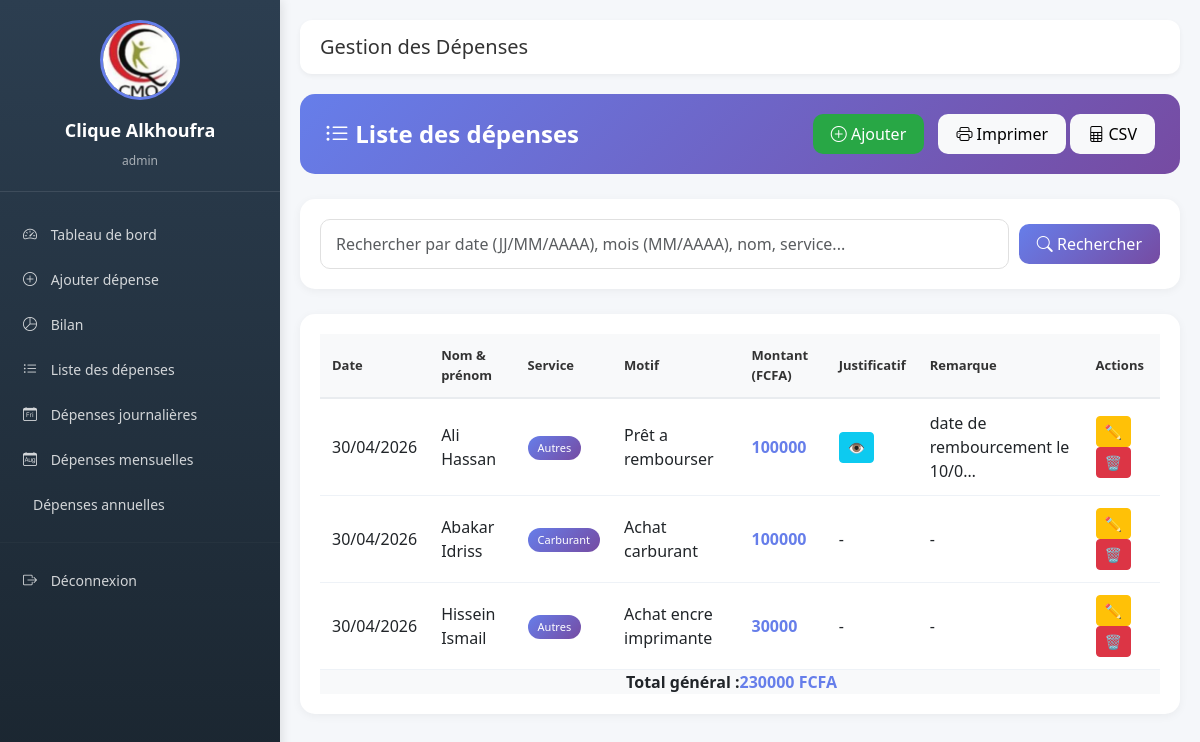
/liste/ (signed in), run on the app's committed database.
### depenses/models.py (models this page shows, shortened)
class Depense(models.Model):
    SERVICES = [
        ('SERVICE_CLINIQUE', 'Service Clinique'),
        ('LABORATOIRE', 'Laboratoire'),
        ('CHIRURGIE_INFIRMERIE', 'Chirurgie et Infirmerie'),
        ('CARBURANT', 'Carburant'),
        ('MAINTENANCE', 'Maintenance'),
        ('LOCATION', 'Location'),
        ('CAMPUS_MEDECIN', 'Campus Médecin'),
        ('TAXES', 'Taxes'),
        ('SALAIRE', 'Salaire'),
        ('RECEPTION', 'Réception'),
        ('HYGIENE', 'Hygiène'),
        ('AUTRES', 'Autres'),
    ]
    date = models.DateField(default=timezone.now)
    nom_prenom = models.CharField(max_length=200, verbose_name="Nom et prénom")
    service = models.CharField(max_length=50, choices=SERVICES, default='AUTRES')
    motif_depense = models.TextField(verbose_name="Motif de la dépense")
    montant = models.DecimalField(max_digits=10, decimal_places=2)
    remarque = models.TextField(blank=True, null=True)
    nom_utilisateur = models.ForeignKey(User, on_delete=models.CASCADE)
    created_at = models.DateTimeField(auto_now_add=True)
    updated_at = models.DateTimeField(auto_now=True)
    justificatif = models.FileField(
        upload_to=upload_justificatif_path,
        verbose_name="Justificatif (facture, reçu)",
        blank=True,
        null=True,
        help_text="Formats acceptés: PDF, JPG, PNG, JPEG (max 5MB)"
    )
    justificatif_nom = models.CharField(max_length=255, blank=True, null=True)
    class Meta:
        ordering = ['-date']
        verbose_name = "Dépense"
        verbose_name_plural = "Dépenses"

### depenses/views.py (the view, shortened to what this page needs)
# urls.py: path('liste/', views.liste_depenses, name='liste_depenses'),
@login_required
def liste_depenses(request):
    if request.method == 'POST':
        form = DepenseForm(request.POST, request.FILES)
        if form.is_valid():
            depense = form.save(commit=False)
            depense.nom_utilisateur = request.user
            depense.save()
            messages.success(request, "Dépense ajoutée avec succès.")
            return redirect('liste_depenses')
        else:
            messages.error(request, "Erreur dans le formulaire.")
    else:
        form = DepenseForm(initial={'date': timezone.now().date()})
    recherche = request.GET.get('recherche', '')
    depenses = Depense.objects.filter(nom_utilisateur=request.user)
    recherche_value = ''
    total = depenses.aggregate(Sum('montant'))['montant__sum'] or 0
    context = {
        'depenses': depenses,
        'total': total,
        'recherche_value': recherche_value,
        'form': form,
        'date_aujourdhui': timezone.now().date(),
    }
    return render(request, 'depenses/liste_depenses.html', context)

### depenses/forms.py (shortened to what this page needs)
class DepenseForm(forms.ModelForm):
    class Meta:
        model = Depense
        fields = ['date', 'nom_prenom', 'service', 'motif_depense', 'montant', 'remarque', 'justificatif']
        widgets = {
            'date': forms.DateInput(attrs={'type': 'date', 'class': 'form-control'}),
            'nom_prenom': forms.TextInput(attrs={'class': 'form-control', 'placeholder': 'Nom et prénom'}),
            'service': forms.Select(attrs={'class': 'form-control'}),
            'motif_depense': forms.Textarea(attrs={'class': 'form-control', 'rows': 3, 'placeholder': 'Motif de la dépense'}),
            'montant': forms.NumberInput(attrs={'class': 'form-control', 'placeholder': 'Montant en FCFA'}),
            'remarque': forms.Textarea(attrs={'class': 'form-control', 'rows': 2, 'placeholder': 'Remarques (optionnel)'}),
            'justificatif': forms.FileInput(attrs={'class': 'form-control', 'accept': '.pdf,.jpg,.jpeg,.png'}),
        }

### depenses/templates/depenses/liste_depenses.html (shortened to what this page needs)
{% extends 'depenses/base.html' %}
{% load static %}
{% block content %}
<div class="page-container">
    <div class="page-header no-print">
        <h2><i class="bi bi-list-ul"></i> Liste des dépenses</h2>
        <div class="btn-actions">
            <a href="{% url 'ajouter_depense' %}" class="btn btn-success btn-custom btn-add">
                <i class="bi bi-plus-circle"></i> Ajouter
            </a>
            <button onclick="window.print();" class="btn btn-light btn-custom">
                <i class="bi bi-printer"></i> Imprimer
            </button>
            <button onclick="exporterCSV()" class="btn btn-light btn-custom">
                <i class="bi bi-file-spreadsheet"></i> CSV
            </button>
        </div>
    </div>
    <div class="search-card no-print">
        <form method="get">
            <div class="search-input-group">
                <input type="text" name="recherche" class="form-control"
                       placeholder="Rechercher par date (JJ/MM/AAAA), mois (MM/AAAA), nom, service..."
                       value="{{ recherche_value }}">
                <button type="submit" class="btn btn-primary btn-custom">
                    <i class="bi bi-search"></i> Rechercher
                </button>
            </div>
        </form>
    </div>
    <div class="table-container">
        <table class="custom-table" id="depensesTable">
            <thead>
                <tr>
                    <th>Date</th>
                    <th>Nom & prénom</th>
                    <th>Service</th>
                    <th>Motif</th>
                    <th>Montant (FCFA)</th>
                    <th class="print-hide">Justificatif</th>
                    <th>Remarque</th>
                    <th class="no-print print-hide">Actions</th>
                </tr>
            </thead>
            <tbody>
                {% for depense in depenses %}
                <tr>
                    <td>{{ depense.date|date:"d/m/Y" }}</td>
                    <td>{{ depense.nom_prenom }}</td>
                    <td><span class="badge-service">{{ depense.get_service_display }}</span></td>
                    <td>{{ depense.motif_depense|truncatechars:50 }}</td>
                    <td class="amount">{{ depense.montant|floatformat:0 }}</td>
                    <td class="print-hide">
                        {% if depense.justificatif %}
                            <a href="{% url 'view_justificatif' depense.pk %}" target="_blank" class="btn btn-sm btn-info">👁️</a>
                        {% else %}
                            -
                        {% endif %}
                    </td>
                    <td>{{ depense.remarque|default:"-"|truncatechars:30 }}</td>
                    <td class="no-print print-hide">
                        <a href="{% url 'modifier_depense' depense.pk %}" class="btn btn-sm btn-warning">✏️</a>
                        <a href="{% url 'supprimer_depense' depense.pk %}" class="btn btn-sm btn-danger">🗑️</a>
                    </td>
                </tr>
                {% empty %}
                <tr>
                    <td colspan="8" class="text-center">Aucune dépense trouvée</td>
                </tr>
                {% endfor %}
            </tbody>
            <tfoot>
                <tr class="table-footer">
                    <td colspan="4" class="text-end"><strong>Total général :</strong></td>
                    <td colspan="4"><strong class="amount">{{ total|floatformat:0 }} FCFA</strong></td>
                </tr>
            </tfoot>
        </table>
    </div>
</div>
{% endblock %}

### depenses/templates/depenses/base.html (shortened to what this page needs)
{% load static %}
{% load django_bootstrap5 %}
<!DOCTYPE html>
<html lang="fr">
<head>
    {% bootstrap_css %}
    <link rel="stylesheet" href="{% static 'depenses/css/style.css' %}">
    <link rel="stylesheet" href="https://cdn.jsdelivr.net/npm/bootstrap-icons@1.11.3/font/bootstrap-icons.min.css">
</head>
<body>
{% if user.is_authenticated %}
    <div class="sidebar">
        <div class="sidebar-logo">
            <img src="{% static 'depenses/images/logo1.jpg' %}" alt="Logo">
            <h5>Clique Alkhoufra</h5>
            <small>{{ user.username }}</small>
        </div>
        <nav>
            <a href="{% url 'dashboard' %}"><i class="bi bi-speedometer2"></i> Tableau de bord</a>
            <a href="{% url 'ajouter_depense' %}"><i class="bi bi-plus-circle"></i> Ajouter dépense</a>
            <a href="{% url 'bilan' %}"><i class="bi bi-pie-chart"></i> Bilan</a>
            <a href="{% url 'liste_depenses' %}"><i class="bi bi-list-ul"></i> Liste des dépenses</a>
            <a href="{% url 'depenses_journalieres' %}"><i class="bi bi-calendar-day"></i> Dépenses journalières</a>
            <a href="{% url 'depenses_mensuelles' %}"><i class="bi bi-calendar-month"></i> Dépenses mensuelles</a>
            <a href="{% url 'depenses_annuelles' %}"> Dépenses annuelles</a>
            <hr style="margin: 15px 0; border-color: rgba(255,255,255,0.1);">
            <a href="{% url 'logout' %}"><i class="bi bi-box-arrow-right"></i> Déconnexion</a>
        </nav>
    </div>
    <div class="content">
        <div class="main-header">
            <h1>Gestion des Dépenses</h1>
        </div>
        {% block content %}
        {% endblock %}
    </div>
{% else %}
    {% block auth_content %}{% endblock %}
{% endif %}
</body>
</html>

### static/depenses/css/style.css (style rules this page uses)
.btn-primary { background: linear-gradient(135deg, #667eea 0%, #764ba2 100%); border: none; transition: transform 0.3s ease; }

### depenses/templates/depenses/base.html (style rules this page uses)
* { margin: 0; padding: 0; box-sizing: border-box; }
body { font-family: 'Segoe UI', Tahoma, Geneva, Verdana, sans-serif; background: #f5f7fa; overflow-x: hidden; }
.sidebar { position: fixed; top: 0; left: 0; height: 100vh; width: 280px; background: linear-gradient(180deg, #2c3e50 0%, #1a252f 100%); box-shadow: 2px 0 10px rgba(0,0,0,0.1); transition: all 0.3s ease; overflow-y: auto; z-index: 1000; }
.sidebar a { color: rgba(255,255,255,0.8); text-decoration: none; padding: 12px 20px; display: block; transition: all 0.3s ease; border-left: 3px solid transparent; font-size: 14px; }
.sidebar a i { margin-right: 10px; width: 20px; }
.sidebar-logo { padding: 20px; text-align: center; border-bottom: 1px solid rgba(255,255,255,0.1); margin-bottom: 20px; }
.sidebar-logo img { width: 80px; height: 80px; border-radius: 50%; object-fit: cover; margin-bottom: 10px; border: 3px solid #667eea; }
.sidebar-logo h5 { color: white; font-size: 18px; font-weight: 600; margin: 10px 0 5px; }
.sidebar-logo small { color: rgba(255,255,255,0.6); font-size: 12px; }
.content { margin-left: 280px; padding: 20px; background: #f5f7fa; min-height: 100vh; transition: margin-left 0.3s ease; }
.main-header { display: flex; justify-content: space-between; align-items: center; margin-bottom: 20px; background: white; padding: 15px 20px; border-radius: 12px; box-shadow: 0 2px 5px rgba(0,0,0,0.05); }
.main-header h1 { margin: 0; font-size: 20px; color: #333; }

### depenses/templates/depenses/liste_depenses.html (style rules this page uses)
.page-container { animation: fadeInUp 0.5s ease-out; }
.page-header { background: linear-gradient(135deg, #667eea 0%, #764ba2 100%); border-radius: 15px; padding: 20px 25px; margin-bottom: 25px; color: white; display: flex; justify-content: space-between; align-items: center; flex-wrap: wrap; }
.page-header h2 { margin: 0; font-size: 24px; font-weight: 600; }
.btn-custom { border-radius: 10px; padding: 8px 18px; font-weight: 500; transition: all 0.3s ease; border: none; }
.search-card { background: white; border-radius: 15px; padding: 20px; margin-bottom: 25px; box-shadow: 0 2px 10px rgba(0,0,0,0.05); }
.search-input-group { display: flex; gap: 10px; align-items: center; }
.search-input-group input { flex: 1; border-radius: 10px; border: 1px solid #e0e0e0; padding: 12px 15px; }
.table-container { background: white; border-radius: 15px; padding: 20px; box-shadow: 0 2px 10px rgba(0,0,0,0.05); overflow-x: auto; }
.custom-table { margin-bottom: 0; width: 100%; border-collapse: collapse; }
.custom-table thead th { background: #f8f9fa; color: #333; font-weight: 600; font-size: 13px; padding: 12px; border-bottom: 2px solid #e9ecef; }
.custom-table tbody td { padding: 12px; border-bottom: 1px solid #eef2f7; }
.badge-service { background: linear-gradient(135deg, #667eea 0%, #764ba2 100%); color: white; padding: 4px 10px; border-radius: 20px; font-size: 11px; display: inline-block; }
.amount { font-weight: 700; color: #667eea; }
.table-footer { background: #f8f9fa; font-weight: 700; }
.btn-add { background: #28a745; color: white; margin-right: 10px; }

### data on the page
Depense: date "30/04/2026", nom_prenom "Ali Hassan", service "Autres", motif_depense "Prêt a rembourser", montant "100000", remarque "date de rembourcement le 10/0…"
Depense: date "30/04/2026", nom_prenom "Abakar Idriss", service "Carburant", motif_depense "Achat carburant", montant "100000", remarque "-"
Depense: date "30/04/2026", nom_prenom "Hissein Ismail", service "Autres", motif_depense "Achat encre imprimante", montant "30000", remarque "-"

### other printed values
{{ user.username }} "admin"
{{ total|floatformat:0 }} "230000"
